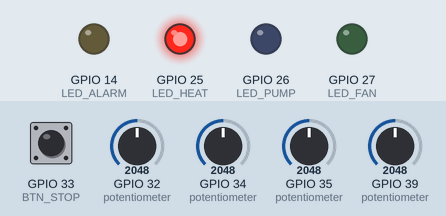
This sketch was run on a simulated ESP32. On the bench: output pins drawn as LEDs (lit = HIGH). Inputs (shaded band) come from the test bench; at power-on: GPIO 33 (BTN_STOP) HIGH, GPIO 32 (potentiometer) = 2048, GPIO 34 (potentiometer) = 2048, GPIO 35 (potentiometer) = 2048, GPIO 39 (potentiometer) = 2048. WiFi joins after 1.5 s; servers stay silent unless stated; random numbers use the default seed unless the sketch sets one; no MQTT or app messages arrive unless stated; what the sketch prints to the serial monitor is not drawn.

Above: at 2.7 s.
2.8 s: GPIO 33 (BTN_STOP) pulled LOW for 1.2 s
At 6.6 s:
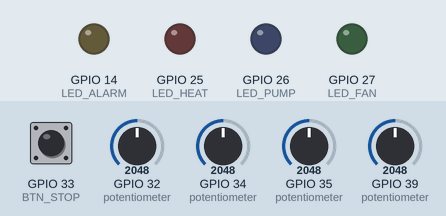
At 16.7 s:
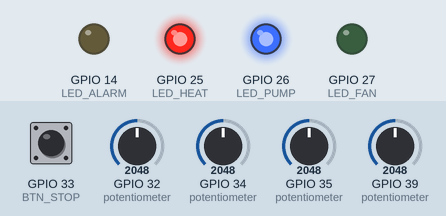
17.0 s: GPIO 33 (BTN_STOP) pulled LOW for 3.2 s
At 18.4 s:
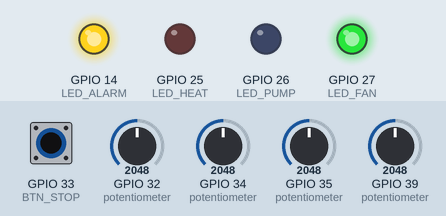
Timing chart, 0 to 51.0 s (numbered marks = the images above; inputs shaded):
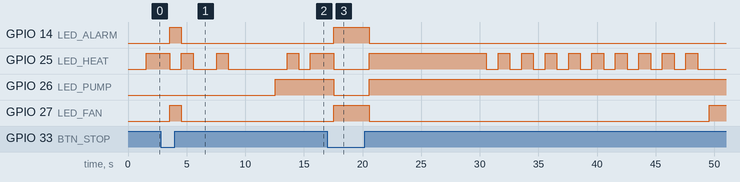

Measured:
- after the input at 2.8 s, GPIO 14 (LED_ALARM), GPIO 27 (LED_FAN): LOW → HIGH after 0.75 s, → LOW 1.0 s later
- after the input at 17.0 s, GPIO 14 (LED_ALARM): LOW → HIGH after 0.56 s, → LOW 3.0 s later; GPIO 26 (LED_PUMP): HIGH → LOW after 0.56 s, → HIGH 3.0 s later

The sketch:

sketch.ino
```cpp
#include <WiFi.h>
#include <PubSubClient.h>

// ---------- Pins ----------
const int POT_POLL = 34;  // pollution of incoming wastewater
const int POT_SALT = 35;  // salt
const int POT_PH   = 32;  // pH
const int POT_GERM = 39;  // seed germination test (0-100)
const int BTN_STOP = 33;  // emergency stop
const int LED_HEAT = 25, LED_PUMP = 26, LED_FAN = 27, LED_ALARM = 14;

// ---------- Network ----------
const char* WIFI_SSID = "Wokwi-GUEST";
const char* MQTT_HOST = "broker.hivemq.com";
const char* TOPIC     = "Zitori/Zitori/data";
WiFiClient net;
PubSubClient mqtt(net);

// ---------- Biochar line ----------
enum Bio { B_DRY, B_PYRO, B_COOL, B_SIEVE, B_QC, B_READY, B_REJECT };
const char* BIO_NAME[] = {"DRYING","PYROLYSIS","COOLING","SIEVING",
                          "QUALITY_CHECK","READY","REJECTED"};
Bio bio = B_DRY;
float tempC = 25, moisture = 55;
int bioTicks = 0, holdTicks = 0;
bool heat = false, fan = false, alarmOn = false;
String qcMsg = "-";

// ---------- Wastewater line ----------
enum Mar { M_SETTLE, M_DILUTE, M_FILTER, M_FULL };
const char* MAR_NAME[] = {"SETTLING","DILUTING","FILTERING","FILTER_FULL"};
Mar mar = M_SETTLE;
int marTicks = 0;
float sat = 0, vol = 0, feed = 0, outP = 0, removal = 0;
bool pump = false;
String soilMsg = "-";
const float DILUTION = 3.0;  // demo value: 1 part liquid for 2 parts water

// Reads a potentiometer and converts it to a range
float readPot(int pin, float lo, float hi) {
  return lo + (hi - lo) * analogRead(pin) / 4095.0;
}

void reconnect() {
  while (!mqtt.connected()) {
    String id = "olea-" + String(random(0xffff), HEX);
    if (mqtt.connect(id.c_str())) break;
    Serial.printf("Connexion MQTT échouée (code %d)\n", mqtt.state());
    delay(2000);
  }
}

void stepBiochar(float ph, float salt, float germ) {
  switch (bio) {
    case B_DRY:
      heat = tempC < 110; fan = false;
      if (tempC >= 100) moisture -= 4;
      if (moisture <= 15) { bio = B_PYRO; holdTicks = 0; }
      break;
    case B_PYRO:
      heat = tempC < 500; fan = false;
      if (tempC >= 450) holdTicks++;
      if (holdTicks >= 20) bio = B_COOL;
      break;
    case B_COOL:
      heat = false; fan = true;
      if (tempC < 100) { bio = B_SIEVE; bioTicks = 0; fan = false; }
      break;
    case B_SIEVE:
      heat = false; fan = false;
      if (++bioTicks >= 5) bio = B_QC;
      break;
    case B_QC: {
      bool ok = (ph >= 6 && ph <= 10 && salt <= 50 && germ >= 80);
      qcMsg = ok ? "PASS" : "FAIL";
      bio = ok ? B_READY : B_REJECT;
      bioTicks = 0;
      break;
    }
    case B_READY:
    case B_REJECT:
      heat = false; fan = false;
      if (++bioTicks >= 15) { bio = B_DRY; moisture = 55; qcMsg = "-"; }
      break;
  }
}

void stepWater(float inP, float salt, float germ) {
  if (mar != M_FILTER) { feed = 0; outP = 0; removal = 0; }
  switch (mar) {
    case M_SETTLE:
      pump = false;
      if (++marTicks >= 5) { mar = M_DILUTE; marTicks = 0; }
      break;
    case M_DILUTE:
      pump = false;
      if (++marTicks >= 5) { mar = M_FILTER; marTicks = 0; }
      break;
    case M_FILTER:
      pump = true;
      feed = inP / DILUTION;
      sat += feed * 0.05;                       // filter fills up
      removal = fmaxf(5.0f, 90.0f * (1 - sat / 100.0f));
      outP = feed * (1 - removal / 100.0f);
      vol += 2;
      if (sat >= 85) {
        mar = M_FULL; marTicks = 0; pump = false;
        soilMsg = (germ >= 80 && salt <= 50) ? "USED_BIOCHAR_OK_FOR_SOIL"
                                             : "NOT_FOR_SOIL_COMPOST_MORE";
      }
      break;
    case M_FULL:
      pump = false;
      if (++marTicks >= 10) { sat = 0; mar = M_SETTLE; marTicks = 0; soilMsg = "-"; }
      break;
  }
}

// One step = 1 second of real time = 1 "minute" of the process
void step() {
  bool estop = (digitalRead(BTN_STOP) == LOW);
  float inP  = readPot(POT_POLL, 0, 100);
  float salt = readPot(POT_SALT, 0, 100);
  float ph   = readPot(POT_PH, 0, 14);
  float germ = readPot(POT_GERM, 0, 100);

  if (estop) { heat = false; pump = false; fan = true; }
  else { stepBiochar(ph, salt, germ); stepWater(inP, salt, germ); }

  // simple physical model of the reactor temperature
  if (heat) tempC += 40;
  else tempC -= (tempC - 25) * (fan ? 0.25 : 0.08);
  if (tempC > 760) tempC = 760;

  alarmOn = estop || tempC > 750;

  digitalWrite(LED_HEAT, heat);
  digitalWrite(LED_PUMP, pump);
  digitalWrite(LED_FAN, fan);
  digitalWrite(LED_ALARM, alarmOn);

  char buf[512];
  snprintf(buf, sizeof(buf),
    "{\"bio\":\"%s\",\"temp\":%.1f,\"moist\":%.1f,\"heat\":%d,\"fan\":%d,"
    "\"qc\":\"%s\",\"mar\":\"%s\",\"feed\":%.1f,\"out\":%.1f,\"removal\":%.1f,"
    "\"sat\":%.1f,\"vol\":%.0f,\"pump\":%d,\"soil\":\"%s\",\"ph\":%.1f,"
    "\"salt\":%.0f,\"germ\":%.0f,\"alarm\":%d}",
    BIO_NAME[bio], tempC, moisture, heat, fan, qcMsg.c_str(), MAR_NAME[mar],
    feed, outP, removal, sat, vol, pump, soilMsg.c_str(), ph, salt, germ, alarmOn);

  Serial.println(buf);
  if (mqtt.publish(TOPIC, buf)) Serial.printf("MQTT publié sur %s\n", TOPIC);
  else Serial.println("Publication MQTT échouée");
}

void setup() {
  Serial.begin(115200);
  pinMode(BTN_STOP, INPUT_PULLUP);
  pinMode(LED_HEAT, OUTPUT); pinMode(LED_PUMP, OUTPUT);
  pinMode(LED_FAN, OUTPUT);  pinMode(LED_ALARM, OUTPUT);

  Serial.print("Connecting to WiFi");
  WiFi.begin(WIFI_SSID, "", 6);
  while (WiFi.status() != WL_CONNECTED) { delay(100); Serial.print("."); }
  Serial.println(" connected");

  mqtt.setServer(MQTT_HOST, 1883);
  mqtt.setBufferSize(512);
  Serial.printf("MQTT : %s:1883 / %s\n", MQTT_HOST, TOPIC);
}

void loop() {
  if (!mqtt.connected()) reconnect();
  mqtt.loop();
  static unsigned long last = 0;
  if (millis() - last >= 1000) { last = millis(); step(); }
}
```
